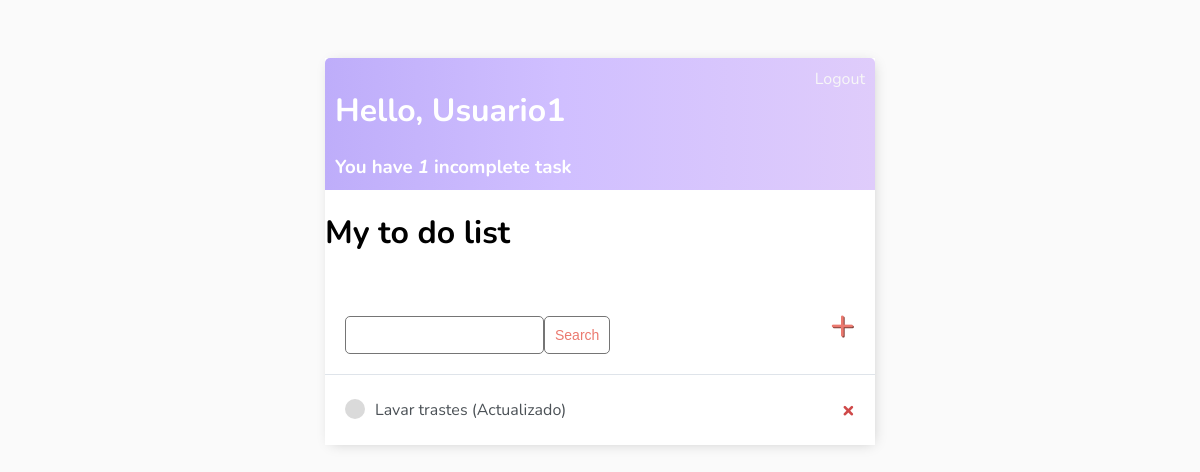
The page / (signed in) on the database as committed earlier.
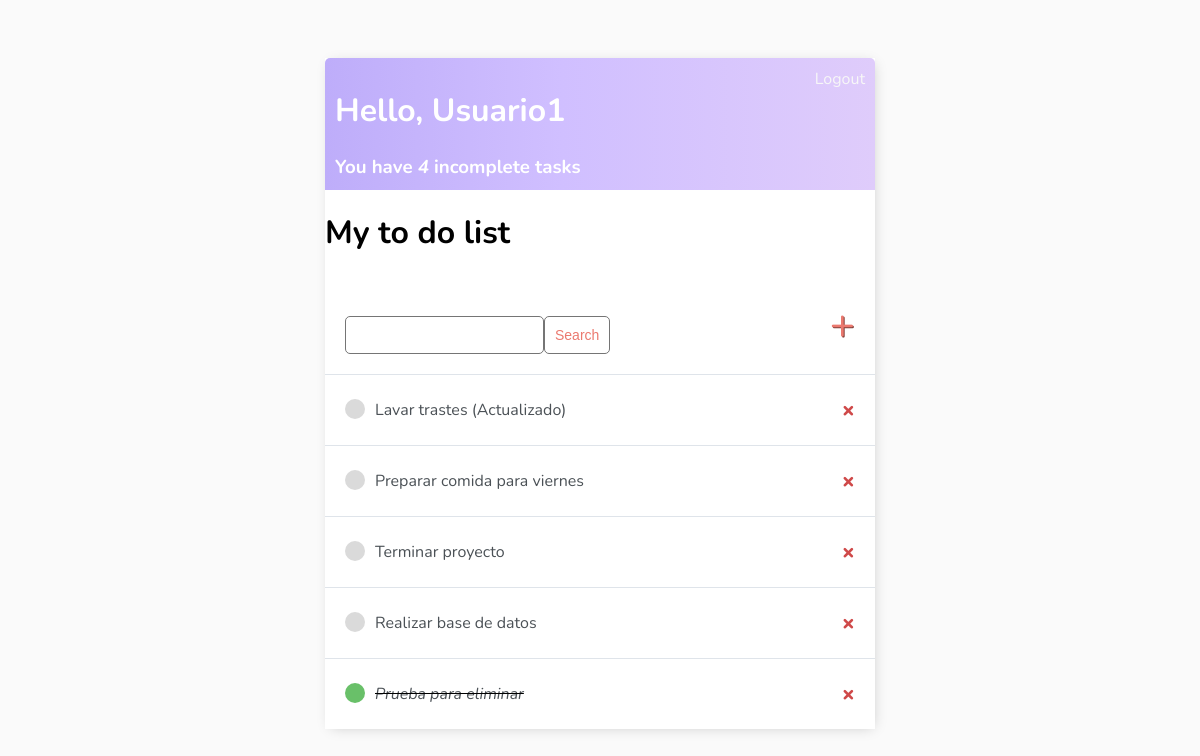
The same page on the database as committed later.
### base/models.py (models this page shows)
class Task(models.Model):
    user = models.ForeignKey(User, on_delete=models.CASCADE, null=True, blank=True)
    title = models.CharField(max_length=200)
    description = models.TextField(null=True, blank=True)
    complete = models.BooleanField(default=False)
    created = models.DateTimeField(auto_now_add=True)
    def __str__(self):
        return self.title # se pone el valor por defecto en titulo
    class Meta:
        ordering = ['complete'] # se ordena el modelo por estado de completado

### base/views.py (the view)
# urls.py: path('', TaskList.as_view(), name='tasks'),
class TaskList(LoginRequiredMixin, ListView):# regresa un template con un queryset de datos
    model = Task
    context_object_name = 'tasks'
    def get_context_data(self, **kwargs):
        context = super().get_context_data(**kwargs)
        context['tasks'] = context['tasks'].filter(user=self.request.user)
        context['count'] = context['tasks'].filter(complete=False).count()
        search_input = self.request.GET.get('search-area') or ''
        if search_input:
            context['tasks'] = context['tasks'].filter(title__icontains=search_input)
        context['search_input'] = search_input
        return context

### base/templates/base/task_list.html
{% extends 'base/main.html' %}
{% block content %}
    <div class="header-bar">
        <div>
            <h1>Hello, {{request.user|title }}</h1>
            <h3 style="margin:0">You have <i>{{count}}</i> incomplete task{{ count|pluralize:"s" }}</h3>
        </div>
        {% if request.user.is_authenticated %}
            <a href="{% url 'logout' %}">Logout</a>
        {% else %}
            <a href="{% url 'login' %}">Login</a>
        {% endif %}
    </div>
    <h1>My to do list {{ color }}</h1>
    <div id="search-add-wrapper">
        <form method="GET" style="margin-top: 20px; display: flex;">
            <input type="text" name="search-area" value="{{ search_input }}">
            <input type="submit" value="Search" class="button">
        </form>
        <a id="add-link" href="{% url 'task-create' %}">&#x2b;</a>
    </div>
    <div class="task-items-wrapper">
        {% for task in tasks %}
        <div class="task-wrapper">
            {% if task.complete %}
                <div class="task-title">
                    <div class="task-complete-icon"></div>
                    <i><s><a href="{% url 'task-update' task.id %}">{{ task }}</a></s></i>
                </div>
                <a class="delete-link" href="{% url 'task-delete' task.id %}">&#215;</a>
            {% else %}
                <div class="task-title">
                <div class="task-incomplete-icon"></div>
                <a href="{% url 'task-update' task.id %}">{{ task }}</a>
            </div>
            <a class="delete-link" href="{% url 'task-delete' task.id %}">&#215;</a>
            {% endif %}
        </div>
        {% empty %}
        <h3>No items in list</h3>
        {% endfor %}
    </div>
{% endblock content %}

Rows that differ between the two databases and show on the page:
added Task: title "Preparar comida para viernes"
added Task: title "Terminar proyecto"
added Task: title "Realizar base de datos"
added Task: title "Prueba para eliminar"
Other text that changed with them:
{{ count }}: "1" → "4"
